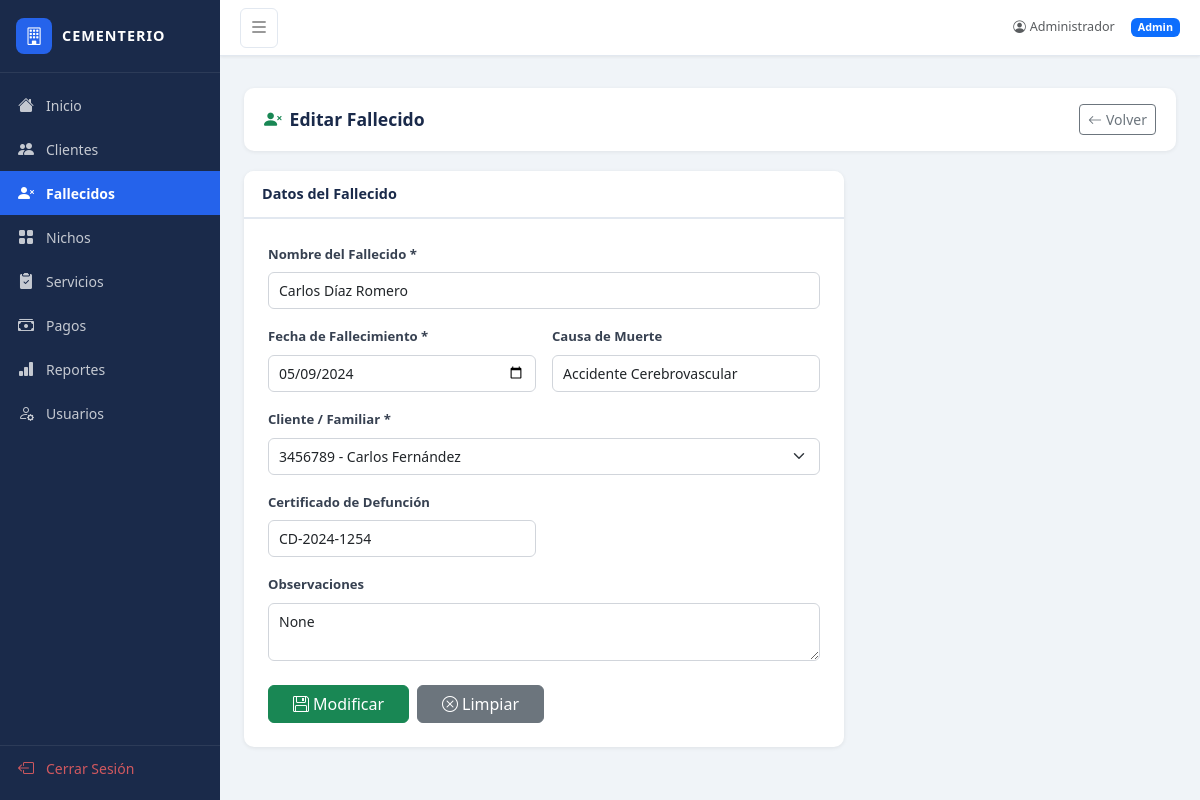
/fallecidos/editar/3 (signed in), run on the app's committed database.
### app.py (models this page shows)
class Fallecido(db.Model):
    id = db.Column(db.Integer, primary_key=True)
    nombre = db.Column(db.String(150), nullable=False)
    fecha_fallecimiento = db.Column(db.Date, nullable=False)
    causa_muerte = db.Column(db.String(200))
    cliente_id = db.Column(db.Integer, db.ForeignKey('cliente.id'), nullable=False)
    certificado_defuncion = db.Column(db.String(50))
    observaciones = db.Column(db.Text)
    servicios = db.relationship('Servicio', backref='fallecido', lazy=True)

class Cliente(db.Model):
    id = db.Column(db.Integer, primary_key=True)
    ci = db.Column(db.String(20), unique=True, nullable=False)
    nombre_completo = db.Column(db.String(150), nullable=False)
    direccion = db.Column(db.String(200))
    telefono = db.Column(db.String(20))
    correo = db.Column(db.String(100))
    estado = db.Column(db.String(20), default='Activo')
    fallecidos = db.relationship('Fallecido', backref='cliente', lazy=True)
    servicios = db.relationship('Servicio', backref='cliente', lazy=True)

### app.py (the view, shortened to what this page needs)
@app.route('/fallecidos/editar/<int:id>', methods=['GET', 'POST'])
@login_required
def fallecido_editar(id):
    f = Fallecido.query.get_or_404(id)
    clientes_lista = Cliente.query.filter_by(estado='Activo').all()
    return render_template('fallecido_form.html', fallecido=f, clientes=clientes_lista)

### app.py (called while the page is built)
def login_required(f):
    @wraps(f)
    def decorated_function(*args, **kwargs):
        if 'user_id' not in session:
            return redirect(url_for('login'))
        return f(*args, **kwargs)
    return decorated_function

### templates/fallecido_form.html (shortened to what this page needs)
{% extends "base.html" %}
{% block content %}
<div class="page-header">
    <h4><i class="bi bi-person-x-fill me-2 text-success"></i>{{ 'Editar' if fallecido else 'Nuevo' }} Fallecido</h4>
    <a href="{{ url_for('fallecidos') }}" class="btn btn-outline-secondary btn-sm">
        <i class="bi bi-arrow-left me-1"></i>Volver
    </a>
</div>
<div class="card" style="max-width:600px;">
    <div class="card-header">Datos del Fallecido</div>
    <div class="card-body p-4">
        <form method="POST">
            <div class="row g-3">
                <div class="col-12">
                    <label class="form-label">Nombre del Fallecido *</label>
                    <input type="text" name="nombre" class="form-control" value="{{ fallecido.nombre if fallecido else '' }}" required>
                </div>
                <div class="col-md-6">
                    <label class="form-label">Fecha de Fallecimiento *</label>
                    <input type="date" name="fecha_fallecimiento" class="form-control"
                           value="{{ fallecido.fecha_fallecimiento.strftime('%Y-%m-%d') if fallecido else '' }}" required>
                </div>
                <div class="col-md-6">
                    <label class="form-label">Causa de Muerte</label>
                    <input type="text" name="causa_muerte" class="form-control" value="{{ fallecido.causa_muerte if fallecido else '' }}">
                </div>
                <div class="col-12">
                    <label class="form-label">Cliente / Familiar *</label>
                    <select name="cliente_id" class="form-select" required>
                        {% for c in clientes %}
                        <option value="{{ c.id }}" {% if fallecido and fallecido.cliente_id == c.id %}selected{% endif %}>
                            {{ c.ci }} - {{ c.nombre_completo }}
                        </option>
                        {% endfor %}
                    </select>
                </div>
                <div class="col-md-6">
                    <label class="form-label">Certificado de Defunción</label>
                    <input type="text" name="certificado_defuncion" class="form-control"
                           value="{{ fallecido.certificado_defuncion if fallecido else '' }}">
                </div>
                <div class="col-12">
                    <label class="form-label">Observaciones</label>
                    <textarea name="observaciones" class="form-control" rows="2">{{ fallecido.observaciones if fallecido else '' }}</textarea>
                </div>
            </div>
            <div class="mt-4 d-flex gap-2">
                <button type="submit" class="btn btn-success px-4">
                    <i class="bi bi-floppy me-1"></i>{{ 'Modificar' if fallecido else 'Guardar' }}
                </button>
                <a href="{{ url_for('fallecidos') }}" class="btn btn-secondary px-4">
                    <i class="bi bi-x-circle me-1"></i>Limpiar
                </a>
            </div>
        </form>
    </div>
</div>
{% endblock %}

### static/css/style.css (style rules this page uses)
:root { --sidebar-width: 220px; --sidebar-bg: #1a2a4a; --sidebar-active: #2563eb; --sidebar-hover: #243555; --topbar-h: 56px; --accent: #2563eb; --accent-dark: #1d4ed8; }
* { box-sizing: border-box; }
body { background: #f0f4f8; font-family: 'Segoe UI', system-ui, sans-serif; font-size: 0.9rem; }
.page-header { background: #fff; border-radius: 10px; padding: 16px 20px; margin-bottom: 20px; box-shadow: 0 1px 4px rgba(0,0,0,0.07); display: flex; align-items: center; justify-content: space-between; }
.page-header h4 { margin: 0; font-weight: 700; color: #1a2a4a; font-size: 1.1rem; }
.card { border: none; border-radius: 10px; box-shadow: 0 1px 4px rgba(0,0,0,0.08); }
.card-header { background: #fff; border-bottom: 2px solid #e2e8f0; font-weight: 600; color: #1a2a4a; border-radius: 10px 10px 0 0 !important; padding: 12px 18px; }
.form-label { font-weight: 600; font-size: 0.82rem; color: #374151; }
.form-control, .form-select { border: 1px solid #d1d5db; border-radius: 6px; font-size: 0.875rem; padding: 7px 10px; }

### data on the page
Fallecido: nombre "Carlos Díaz Romero", fecha_fallecimiento "05/09/2024", causa_muerte "Accidente Cerebrovascular", cliente_id "3456789 - Carlos Fernández", certificado_defuncion "CD-2024-1254", observaciones "None"

### other printed values
{{ session.nombre }} "Administrador"
{{ session.rol|capitalize }} "Admin"
{{ 'Editar' if fallecido else 'Nuevo' }} "Editar"
{{ 'Modificar' if fallecido else 'Guardar' }} "Modificar"
